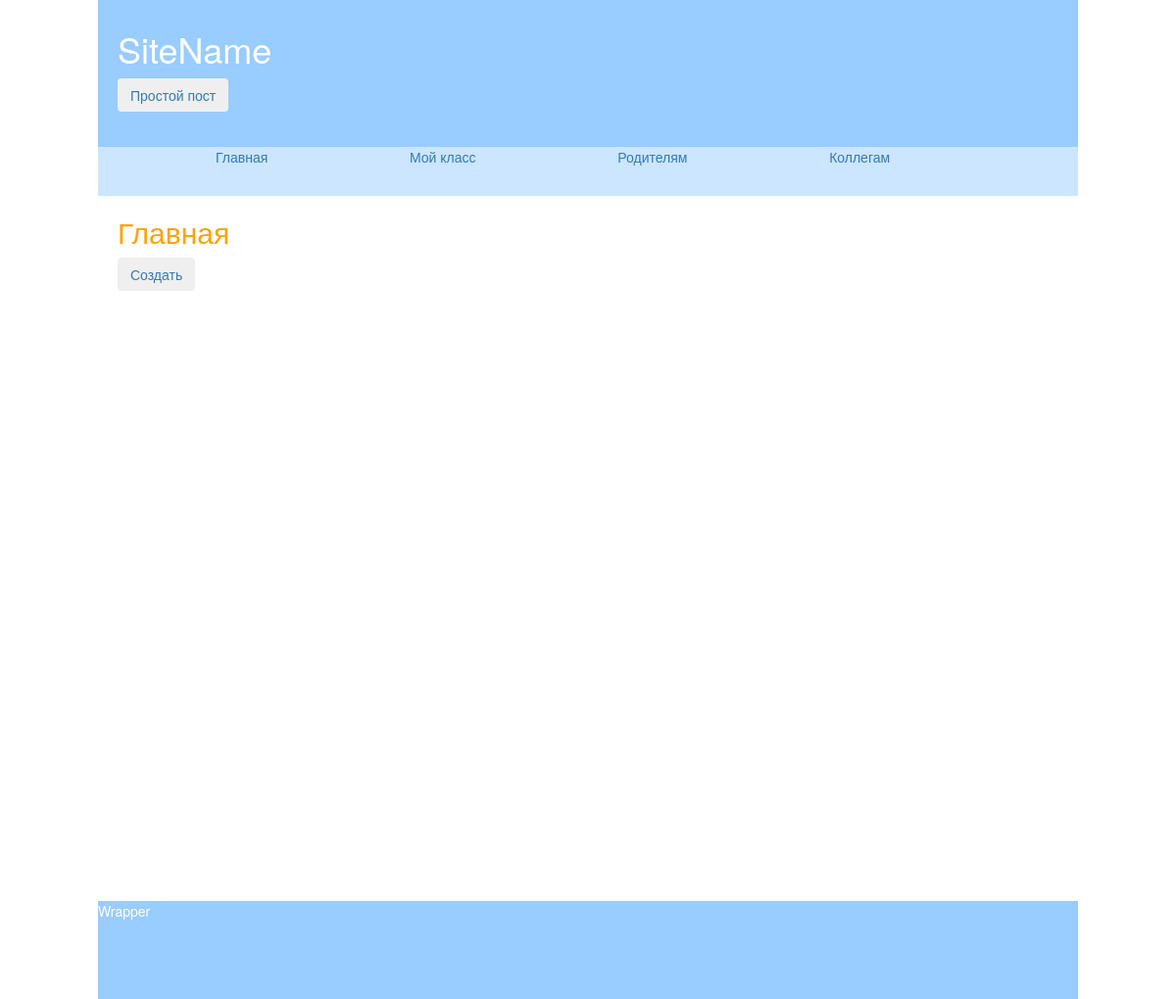
The page /wall/ on the database as committed earlier.
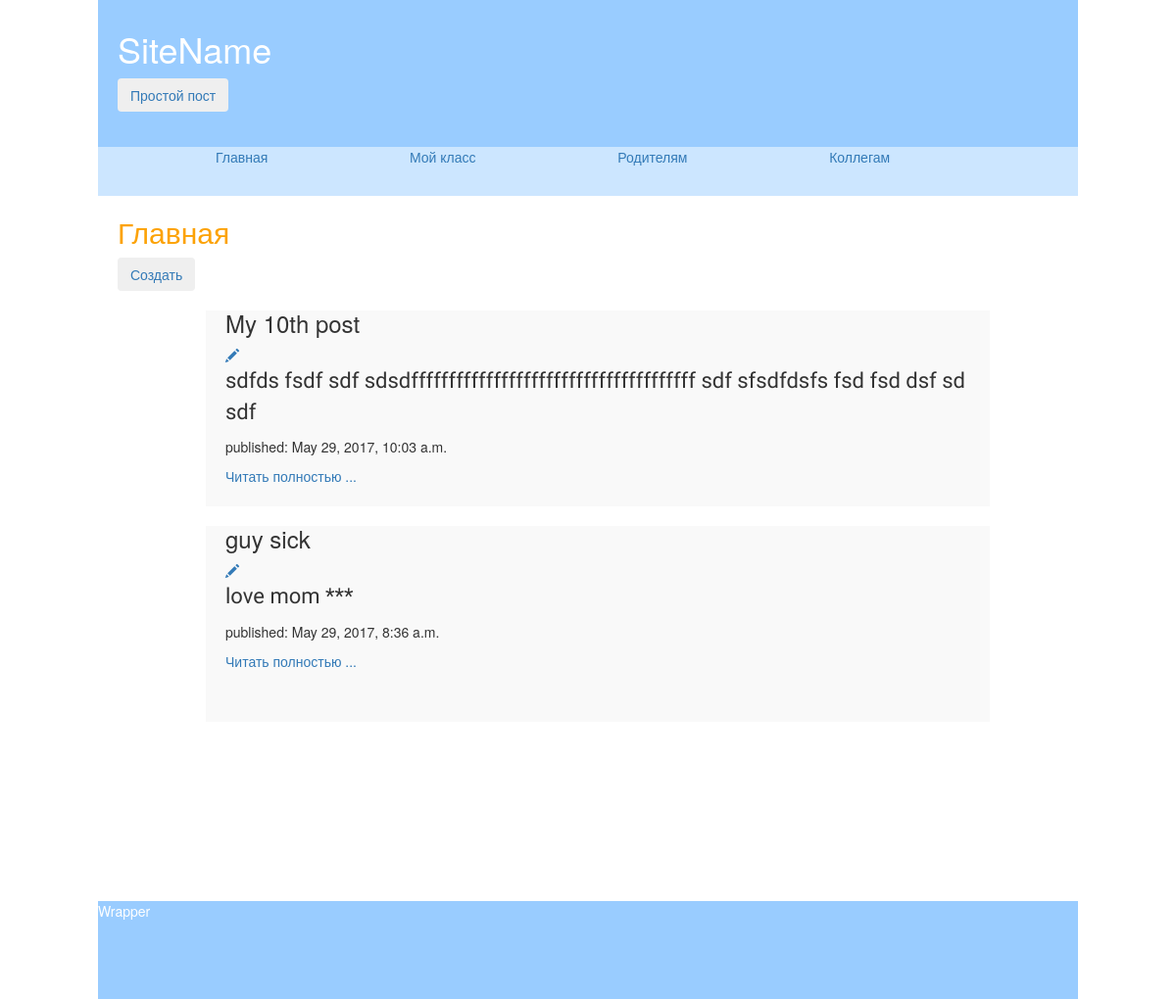
The same page on the database as committed later.
### wall/models.py (models this page shows, shortened)
class General(models.Model):
    caption = models.CharField(max_length=100)
    content = models.CharField(max_length=2000)
    pub_date = models.DateTimeField('date published')

### wall/views.py (the view)
def general(request):
    post = General.objects.order_by('-pub_date')
    return render(request, 'wall/general.html', {'posts': post})

### wall/templates/wall/general.html
{% extends 'wall/base.html' %}
    {% block content %}
                <h2>  Главная </h2>
        <a href="{% url 'new_postGeneral' %}" class="top-menu"><button type="button" class="btn btn-secondary"> Создать </button></a>
        {% for post in posts %}
            <div class="post_full">
                 <h3 class="caption_post"> {{post.caption}} </h3>
                 <a href="post/edit/1/{{post.id}}" class="glyphicon glyphicon-pencil">  </a>
                     <p class="post_text">  {{post.content|truncatewords:80|safe }}</p>
                <p> published: {{post.pub_date}} </p>
                <a href="post/1/{{post.id}}" class="link_read">Читать полностью ... </a>
            </div>
        {% endfor %}
    {% endblock %}

### wall/templates/wall/base.html (shortened to what this page needs)
<!DOCTYPE html>
{% load staticfiles %}
<html lang="en">
<head>
    <link rel="stylesheet" href="//maxcdn.bootstrapcdn.com/bootstrap/3.2.0/css/bootstrap.min.css">
    <link rel="stylesheet" href="//maxcdn.bootstrapcdn.com/bootstrap/3.2.0/css/bootstrap-theme.min.css">
    <link rel="stylesheet" href="{% static 'wall/css/style.css' %}">
</head>
<body>
<div class="wrapper">
    <div class="head">
        <h1 class="logo"> SiteName </h1>
        <a href="{% url 'post_partial_new' %}" class="top-menu"><button type="button" class="btn btn-secondary"> Простой пост </button></a>
    </div>
    <div class="navigation">
        <ul class="nav_ul">
            <li><a href="/wall/">Главная </a></li>
            <li><a href="/wall/class"> Мой класс </a></li>
            <li><a href="/wall/parents"> Родителям  </a></li>
            <li><a href="/wall/colleagues"> Коллегам </a></li>
        </ul>
    </div>
    <div class="content">
      {% block content %}{% endblock %}
    </div>
    <div class="footer"> Wrapper </div>
</div>
</body>
</html>

### wall/static/wall/css/style.css (style rules this page uses)
.wrapper { margin: 0 auto; width: 1000px; height: 720px; }
.head { margin: 0 0; padding: 10px 20px; width: 100%; height: 150px; background-color: #99ccff; color: white; }
.navigation { margin: 0 0; padding-left: 20px; width: 100%; height: 50px; background-color: #cce6ff; color: white; }
.content { margin: 0 0; padding-left: 20px; width: 100%; height: 720px; overflow: auto; }
.footer { margin: 0 0; padding-left: 20px 0; width: 100%; height: 100px; background-color: #99ccff; color: white; flex: 0 0 auto; }
h2 { color: #FCA205; }
.post_text { font-family: 'Sofia';font-size: 22px; }
.post_full { margin: 0 auto; padding-left: 20px; width: 800px; height: 200px; background-color: #F9F9F9; }
.nav_ul { margin-left: 60px; }
.nav_ul li { display: inline-block; text-align: left; margin-right: 16%; }

Rows that differ between the two databases and show on the page:
added General: caption "My 10th post", content "sdfds fsdf sdf sdsdffffffffffffffffffffffffffffffffffffff sdf sfsdfdsfs fsd fsd dsf sd sdf", pub_date "May 29, 2017, 10:03 a.m."
added General: caption "guy sick", content "love mom ***", pub_date "May 29, 2017, 8:36 a.m."
